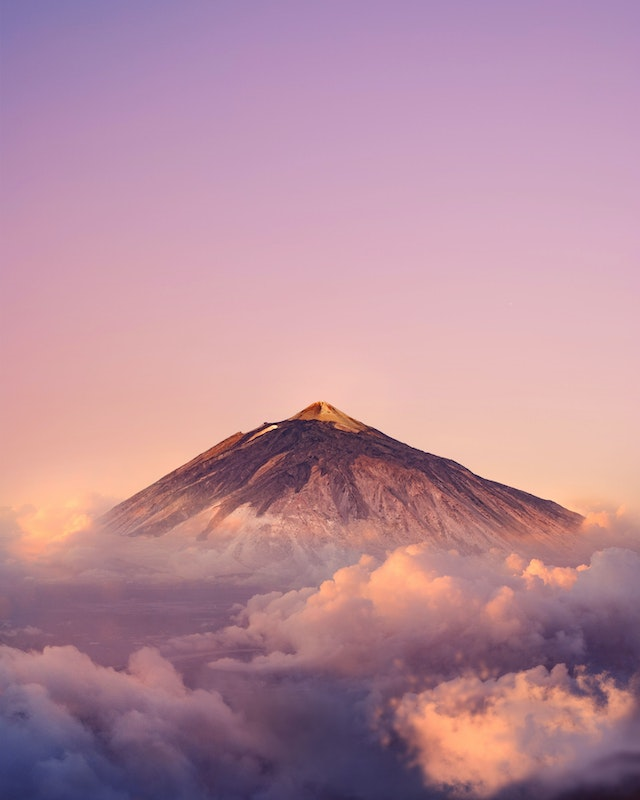
//> input picture 2023DIPhw1/input2.bmp, 640 x 800 px
$ ./main   (built with g++ and OpenCV 4)
//> lines starting //> are read from the running program, lines starting //| are printed output that depends on the picture; after the words box and inside, x2 and y2 are one past the last pixel; in counts of white or black regions, pixels touching at a corner belong together
#include <iostream>
#include "opencv2/imgproc.hpp"
#include "opencv2/imgcodecs.hpp"
#include <cmath>

using namespace cv;
using namespace std;

void calcPSF(Mat& outputImg, Size filterSize, int len, double theta);
void fftshift(const Mat& inputImg, Mat& outputImg);
void filter2DFreq(const Mat& inputImg, Mat& outputImg, const Mat& H);
void calcWnrFilter(const Mat& input_h_PSF, Mat& output_G, double nsr);
double calculatePSNR(const Mat& original, const Mat& processed);
void sharpen(const Mat& inputImg, Mat& outputImg);

int main(){

    string InputFileName = "input2.bmp";
    Mat blurImg;
    blurImg = imread(InputFileName, IMREAD_COLOR);
//> blurImg is the input picture: 800 rows x 640 cols, CV_8UC3; mean B, G, R 154.5, 139.6, 182

    if (blurImg.empty()){
        cout << "ERROR : Image cannot be loaded..!!" << endl;
        return -1;
    }

    // Splitting the image into its component channels
    vector<Mat> channels(3);
    split(blurImg, channels);
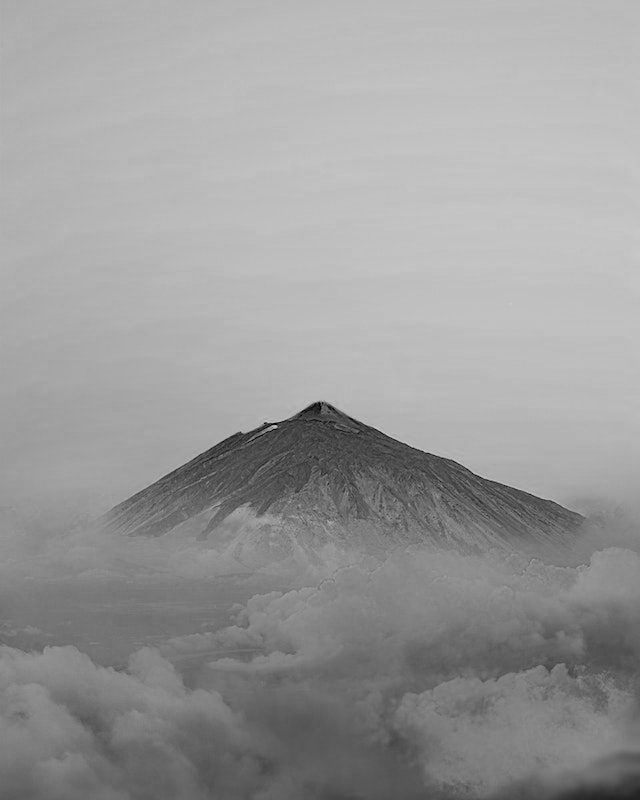
//> channels[0]: 800 rows x 640 cols, CV_8UC1; min 0, max 208, mean 154.5
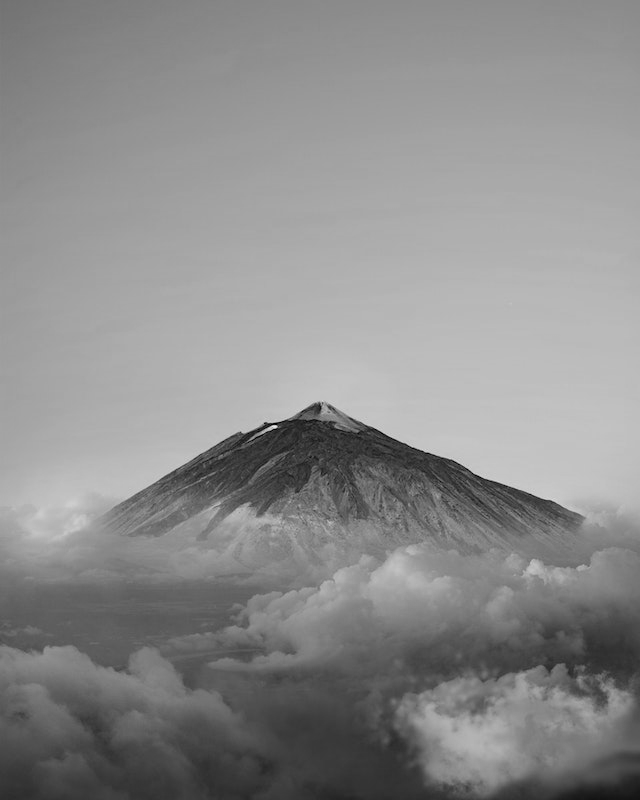
//> channels[1]: 800 rows x 640 cols, CV_8UC1; min 0, max 236, mean 139.6
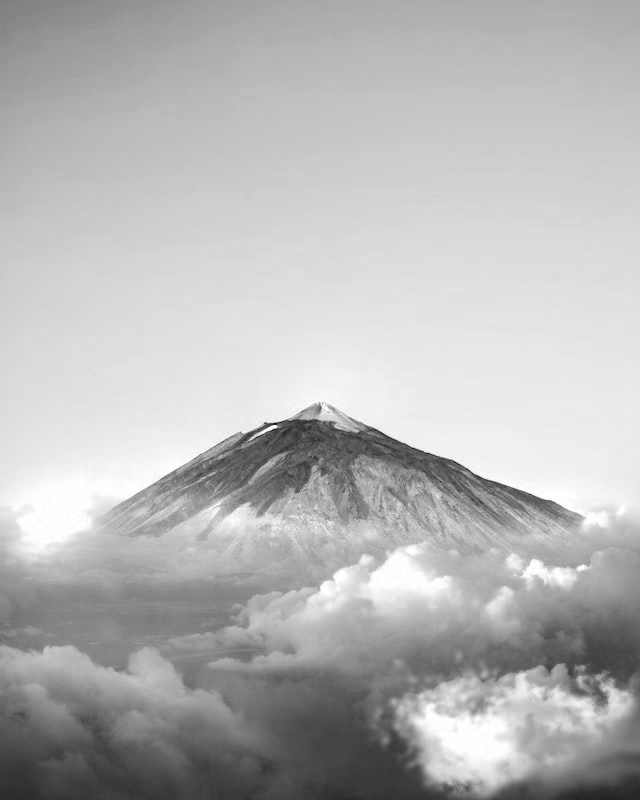
//> channels[2]: 800 rows x 640 cols, CV_8UC1; min 18, max 255, mean 182

    // length of a motion
    int LEN = 25;
    // angle of a motion in degrees
    double THETA = 45;
    // signal to noise ratio
    int snr = 25;

    for(int i = 0; i < 3; ++i){
        // Ensure channel are even image
        Rect roi = Rect(0, 0, channels[i].cols & -2, channels[i].rows & -2);
        //Hw calculation (start)
        Mat Hw, h;
        calcPSF(h, roi.size(), LEN, THETA);
        calcWnrFilter(h, Hw, 1.0 / double(snr));
        //Hw calculation (stop)
        channels[i].convertTo(channels[i], CV_32F);
        // filtering (start)
        filter2DFreq(channels[i](roi), channels[i], Hw);
        // filtering (stop)
        channels[i].convertTo(channels[i], CV_8U);
        normalize(channels[i], channels[i], 0, 255, NORM_MINMAX);
    }
//> this loop made 3 passes
//> pass 1, in calcPSF, `outputImg = h / summa[0];`:
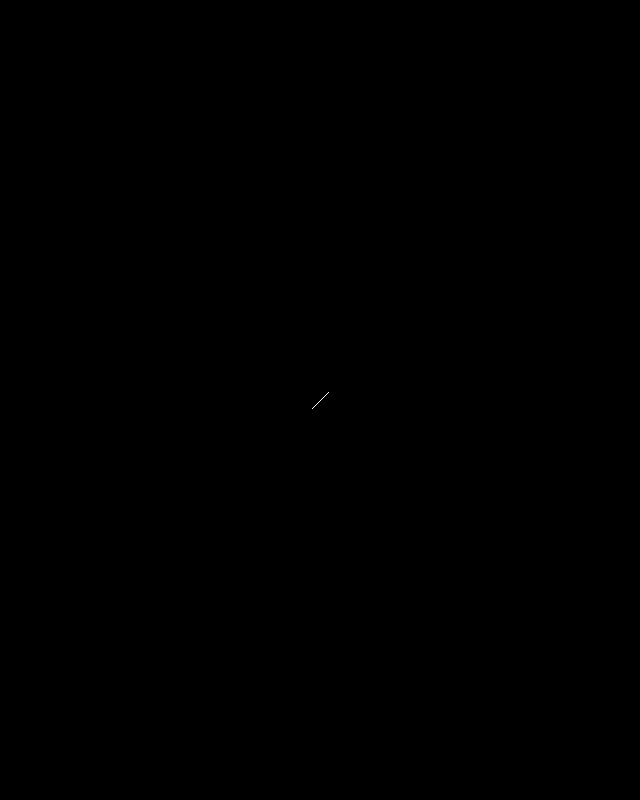
//> outputImg: 800 rows x 640 cols, CV_32FC1; values 0 (black) and 0.0588 (white), 0% white in thin lines or dots, all inside (x1, y1, x2, y2) = (312, 392, 329, 409)

    // Merge processed channels
    Mat imgOut;
    merge(channels, imgOut);
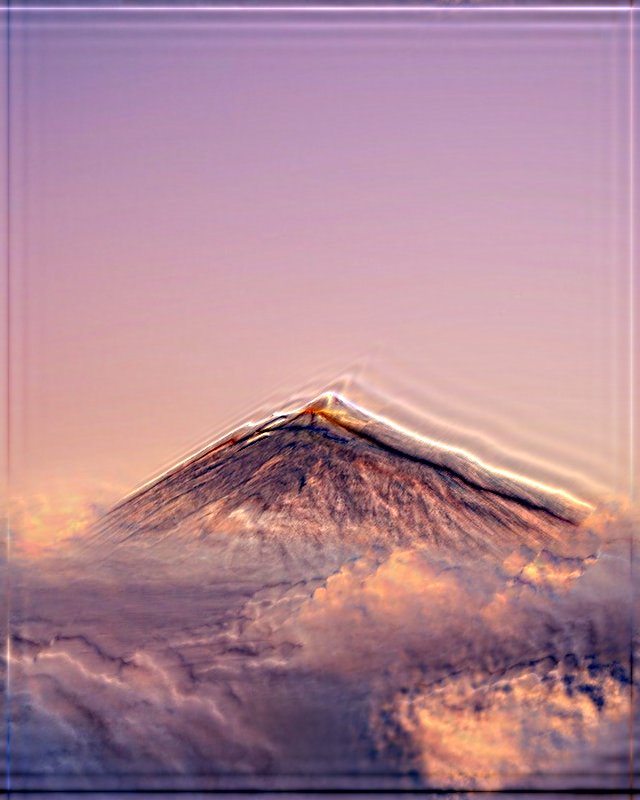
//> imgOut: 800 rows x 640 cols, CV_8UC3; mean B, G, R 148.6, 134.3, 174.8
    // Save the output image
    string eval;
    cout << "eval(1 or 0): " << endl;
    cin >> eval;
//> the answer given: ../2023DIPhw1/input2.bmp
    imwrite("result_deblur2.bmp", imgOut);

    sharpen(imgOut, imgOut);
    imwrite("result_sharpen2.bmp", imgOut);

    if (eval == "1"){
        double psnr;
        string InputFileName = "input1_ori.bmp";
        Mat oriImg;
        oriImg = imread(InputFileName, IMREAD_COLOR);
        psnr = calculatePSNR(oriImg, blurImg);
        cout << "PSNR: " << psnr << endl;
    }

    return 0;
}

void calcPSF(Mat& outputImg, Size filterSize, int len, double theta)
{
    Mat h(filterSize, CV_32F, Scalar(0));
    Point point(filterSize.width / 2, filterSize.height / 2);
    ellipse(h, point, Size(0, cvRound(float(len) / 2.0)), 90.0 - theta, 0, 360, Scalar(255), FILLED);
    Scalar summa = sum(h);
    outputImg = h / summa[0];
}

void fftshift(const Mat& inputImg, Mat& outputImg)
{
    outputImg = inputImg.clone();
    int cx = outputImg.cols / 2;
    int cy = outputImg.rows / 2;
    Mat q0(outputImg, Rect(0, 0, cx, cy));
    Mat q1(outputImg, Rect(cx, 0, cx, cy));
    Mat q2(outputImg, Rect(0, cy, cx, cy));
    Mat q3(outputImg, Rect(cx, cy, cx, cy));
    Mat tmp;
    q0.copyTo(tmp);
    q3.copyTo(q0);
    tmp.copyTo(q3);
    q1.copyTo(tmp);
    q2.copyTo(q1);
    tmp.copyTo(q2);
}

void filter2DFreq(const Mat& inputImg, Mat& outputImg, const Mat& H)
{
    Mat planes[2] = { Mat_<float>(inputImg.clone()), Mat::zeros(inputImg.size(), CV_32F) };
    Mat complexI;
    merge(planes, 2, complexI);
    dft(complexI, complexI, DFT_SCALE);
    Mat planesH[2] = { Mat_<float>(H.clone()), Mat::zeros(H.size(), CV_32F) };
    Mat complexH;
    merge(planesH, 2, complexH);
    Mat complexIH;
    mulSpectrums(complexI, complexH, complexIH, 0);
    idft(complexIH, complexIH);
    split(complexIH, planes);
    outputImg = planes[0];
}

void calcWnrFilter(const Mat& input_h_PSF, Mat& output_G, double nsr)
{
    Mat h_PSF_shifted;
    fftshift(input_h_PSF, h_PSF_shifted);
    Mat planes[2] = { Mat_<float>(h_PSF_shifted.clone()), Mat::zeros(h_PSF_shifted.size(), CV_32F) };
    Mat complexI;
    merge(planes, 2, complexI);
    dft(complexI, complexI);
    split(complexI, planes);
    Mat denom;
    pow(abs(planes[0]), 2, denom);
    denom += nsr;
    divide(planes[0], denom, output_G);
}

void sharpen(const Mat& inputImg, Mat& outputImg)
{
    Mat sharpening_kernel = (Mat_<double>(3, 3) << 0, -1, 0,
        -1, 5, -1,
        0, -1, 0);
    filter2D(inputImg, outputImg, -1, sharpening_kernel);
}

double calculatePSNR(const Mat& I1, const Mat& I2)
{
    Mat s1;
    absdiff(I1, I2, s1);       // |I1 - I2|
    s1.convertTo(s1, CV_32F);  // cannot make a square on 8 bits
    s1 = s1.mul(s1);           // |I1 - I2|^2
    Scalar s = sum(s1);        // sum elements per channel
    double sse = s.val[0] + s.val[1] + s.val[2]; // sum channels
    if( sse <= 1e-10) // for small values return zero
        return 0;
    else
    {
        double mse  = sse / (double)(I1.channels() * I1.total());
        double psnr = 10.0 * log10((255 * 255) / mse);
        return psnr;
    }
}

$ run again, with 2023DIPhw1/input1.bmp copied over 2023DIPhw1/input2.bmp
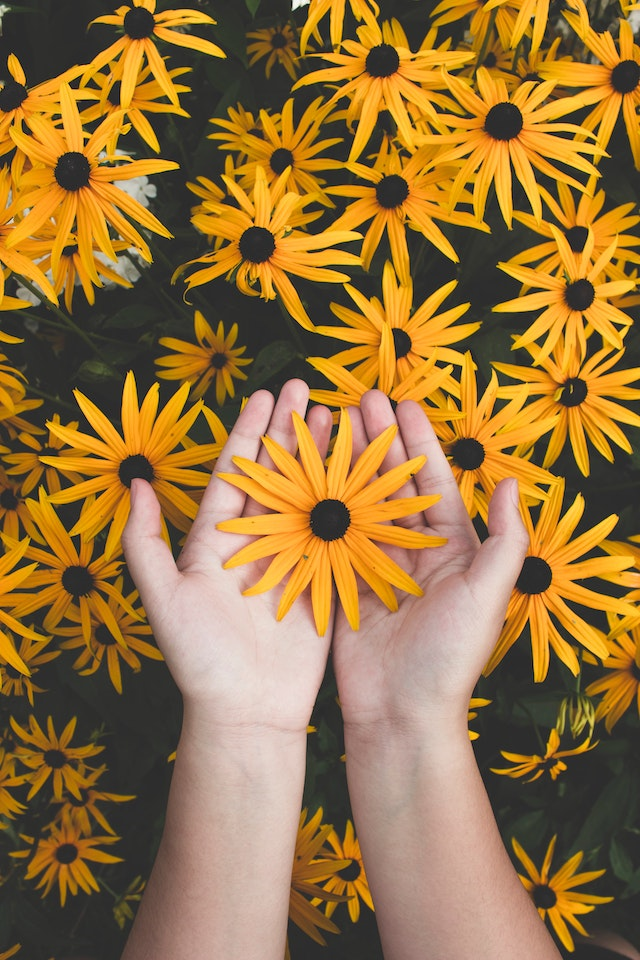
//> input picture 2023DIPhw1/input1.bmp, 640 x 960 px
//> blurImg is the input picture: 960 rows x 640 cols, CV_8UC3; mean B, G, R 61.5, 114.4, 150.5
//> `split(blurImg, channels);`:
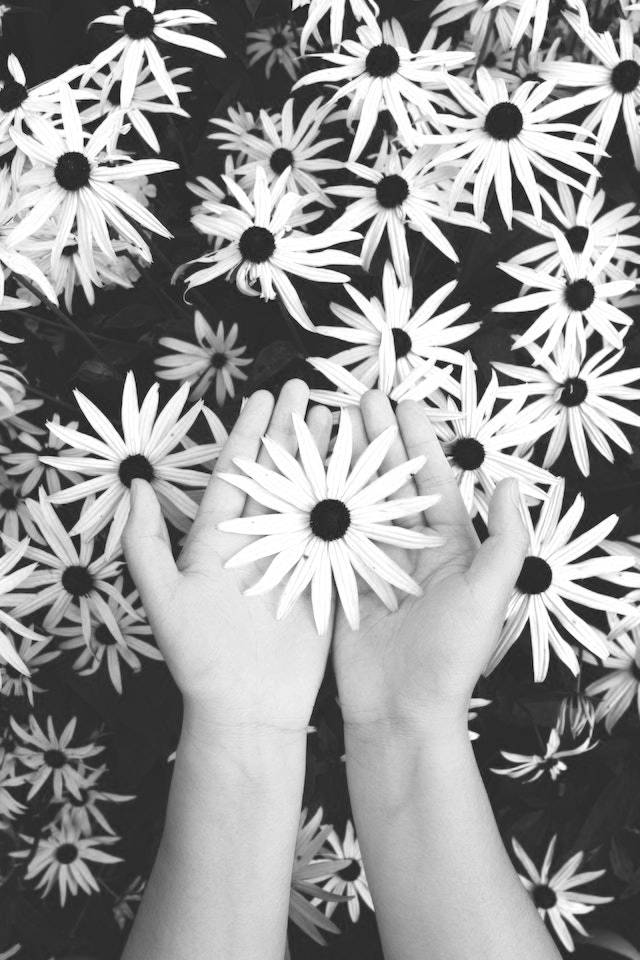
//> channels[2]: 960 rows x 640 cols, CV_8UC1; min 3, max 255, mean 150.5
//> in sharpen, `filter2D(inputImg, outputImg, -1, sharpening_kernel);`:
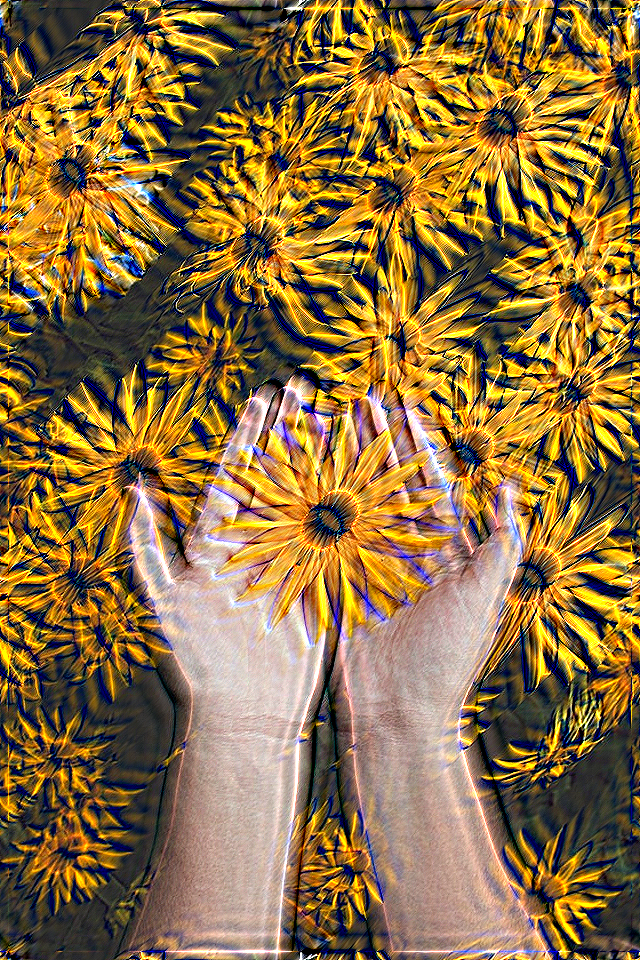
//> inputImg: 960 rows x 640 cols, CV_8UC3; mean B, G, R 65.3, 112, 141
